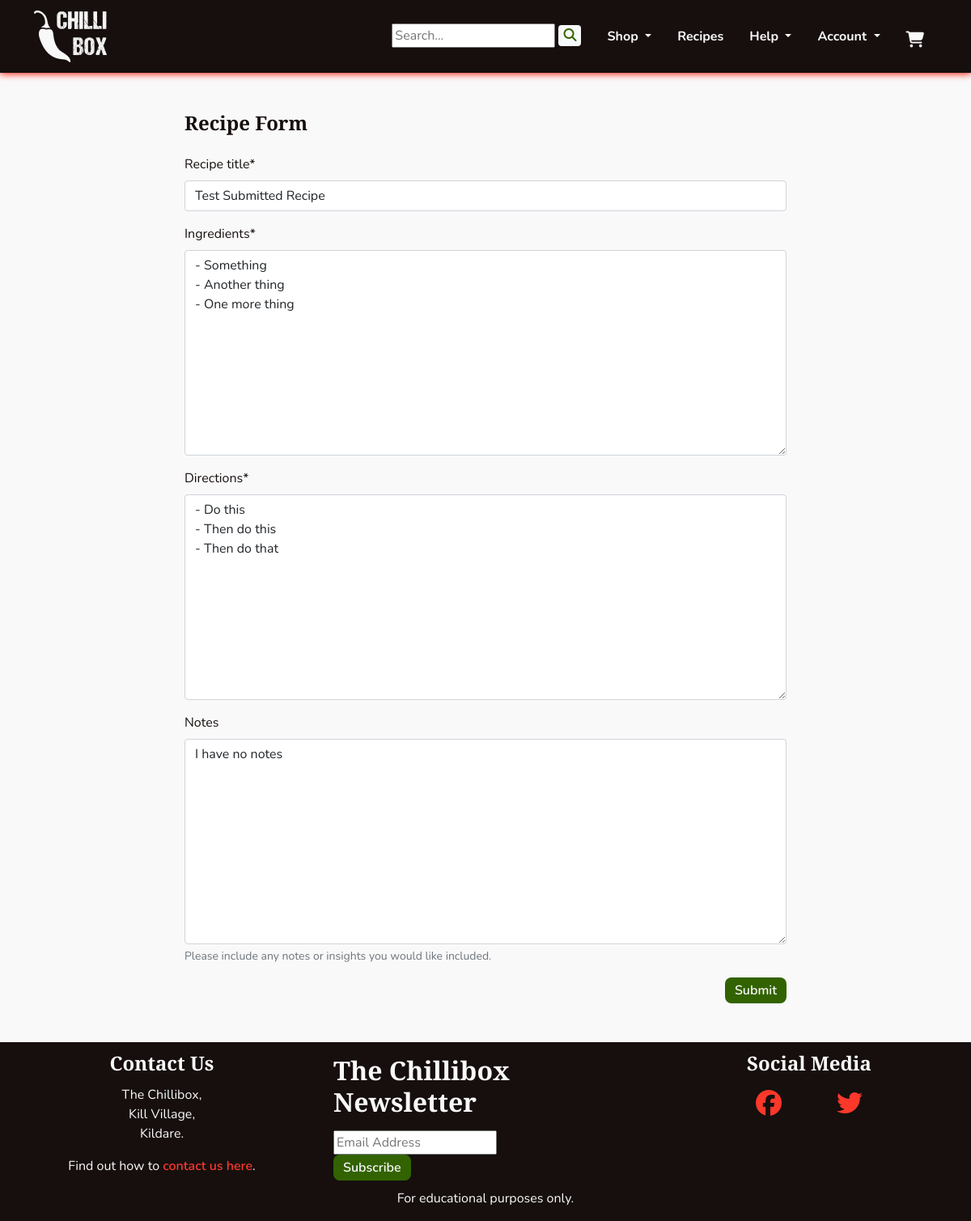
The app's page /recipes/edit_submitted/2 (signed in) with its own data.
### recipes/models.py (models this page shows, shortened)
class SubmittedRecipe(models.Model):
    user = models.ForeignKey(User, on_delete=models.SET_NULL, null=True,
                             blank=True)
    recipe_title = models.CharField(max_length=140)
    ingredients = models.TextField()
    directions = models.TextField()
    notes = models.TextField(null=True, blank=True, help_text='Please include \
                             any notes or insights you would like included.')
    submitted_on = models.DateTimeField(auto_now_add=True)
    edited_on = models.DateTimeField(auto_now=True)
    published = models.BooleanField(default=False)

### recipes/views.py (the view)
# urls.py: path('edit_submitted/<pk>', views.EditSubmittedRecipe.as_view(),
class EditSubmittedRecipe(LoginRequiredMixin, SuccessMessageMixin, UpdateView):
    model = SubmittedRecipe
    fields = ('recipe_title', 'ingredients', 'directions', 'notes',)
    template_name = 'recipes/recipe_form.html'
    success_url = '/profiles/user_recipes/'
    success_message = 'Your recipe has been edited.'

### recipes/templates/recipes/recipe_form.html (shortened to what this page needs)
{% extends 'base.html' %}
{% load crispy_forms_tags %}
{% load cloudinary %}
{% block content %}
<section class="container-md mt-5">
    <div class="col-md-8 mx-auto">
        <h1 class="headings headings-sm">Recipe Form</h1>
        <form enctype="multipart/form-data" method="POST">
            {{ form|crispy}}
            <button class="chilli-btn chilli-go float-end" type="submit">Submit</button>
        </form>
    </div>
</section>
{% endblock %}

### static/css/style.css (style rules this page uses)
:root { --site-white: #faf9f9; --site-black: #160f0e; --site-grey: #6b6363; --site-red: #fc382a; --site-dark-red:#bd0000; --site-green: #568729; --site-dark-green: #326300; --site-text-bg: rgba(49, 99, 0, 0.2); --site-car-bg: rgba(245, 241, 238, 0.61); }
html { height: 100%; }
section { max-width: 2550px; }
body { font-family: "Nunito", sans-serif; color: var(--site-black); font-size: 1rem; background: var(--site-white); }
h1, h2, h3, h4 { font-family: "Merriweather Sans", "Nunito", sans-serif; font-weight: 900; margin-top: 0.5em; margin-bottom: 0.5em; }
.headings { font-size: 2rem; letter-spacing: 2px; margin: 1em 0; }
.headings-sm { font-size: 1.5rem; letter-spacing: 0; }
button { border: none; }
.chilli-btn { padding: 0.25em 0.75em; font-weight: 600; color: var(--site-white); background-color: var(--site-black); border-radius: 8px; transition: all 0.2s linear; }
.chilli-go { background-color: var(--site-dark-green); }

### records on screen
SubmittedRecipe: recipe_title "Test Submitted Recipe", ingredients "- Something - Another thing - One more thing", directions "- Do this - Then do this - Then do that", notes "I have no notes"
